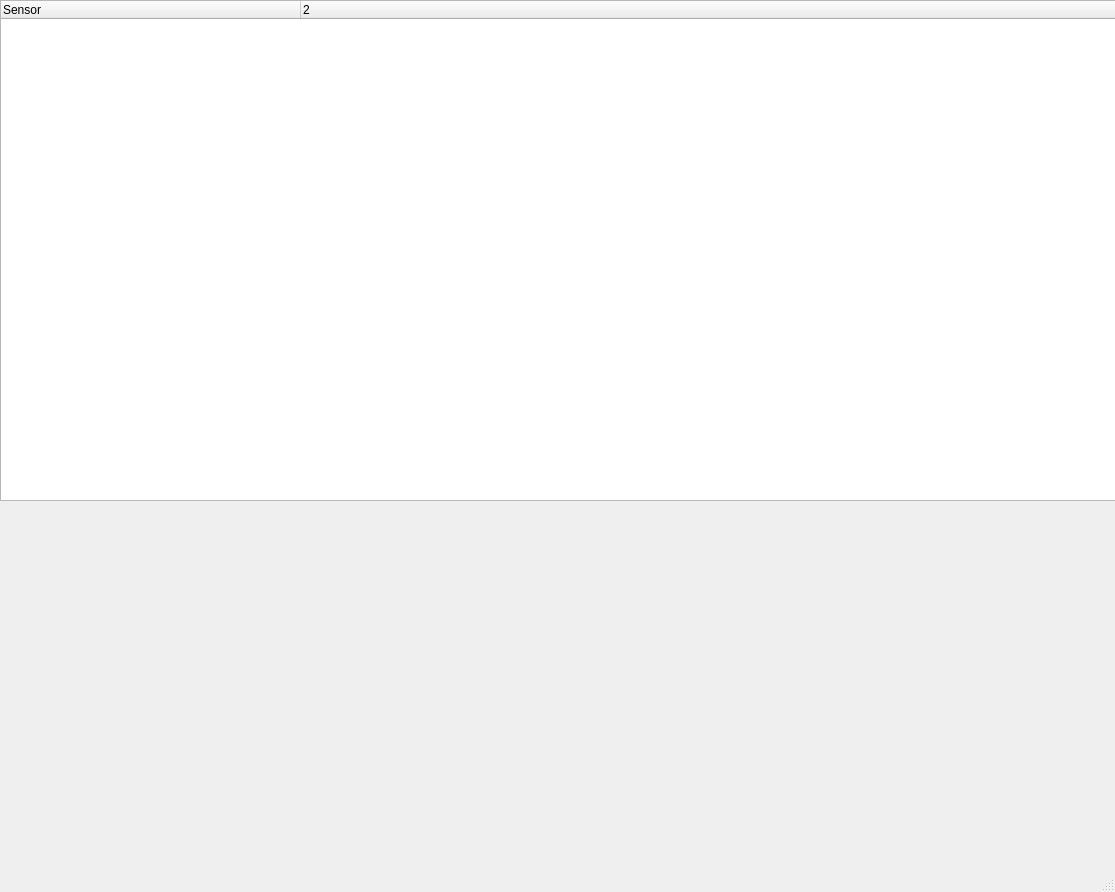
<?xml version="1.0" encoding="UTF-8"?>
<ui version="4.0">
 <class>MainWindow</class>
 <widget class="QMainWindow" name="MainWindow">
  <property name="geometry">
   <rect>
    <x>0</x>
    <y>0</y>
    <width>1115</width>
    <height>892</height>
   </rect>
  </property>
  <property name="windowTitle">
   <string>Monitor</string>
  </property>
  <widget class="QWidget" name="centralwidget">
   <widget class="QTreeWidget" name="treeWidget">
    <property name="geometry">
     <rect>
      <x>0</x>
      <y>0</y>
      <width>1121</width>
      <height>501</height>
     </rect>
    </property>
    <property name="autoExpandDelay">
     <number>0</number>
    </property>
    <property name="uniformRowHeights">
     <bool>false</bool>
    </property>
    <property name="allColumnsShowFocus">
     <bool>true</bool>
    </property>
    <property name="columnCount">
     <number>2</number>
    </property>
    <attribute name="headerDefaultSectionSize">
     <number>300</number>
    </attribute>
    <column>
     <property name="text">
      <string>Sensor</string>
     </property>
    </column>
    <column>
     <property name="text">
      <string notr="true">2</string>
     </property>
    </column>
   </widget>
   <widget class="PlotWidget" name="plotCpuWidget" native="true">
    <property name="geometry">
     <rect>
      <x>0</x>
      <y>511</y>
      <width>541</width>
      <height>361</height>
     </rect>
    </property>
   </widget>
   <widget class="PlotWidget" name="plotGpuWidget" native="true">
    <property name="geometry">
     <rect>
      <x>554</x>
      <y>511</y>
      <width>561</width>
      <height>361</height>
     </rect>
    </property>
   </widget>
  </widget>
  <widget class="QMenuBar" name="menubar">
   <property name="geometry">
    <rect>
     <x>0</x>
     <y>0</y>
     <width>1115</width>
     <height>21</height>
    </rect>
   </property>
  </widget>
  <widget class="QStatusBar" name="statusbar"/>
 </widget>
 <customwidgets>
  <customwidget>
   <class>PlotWidget</class>
   <extends>QWidget</extends>
   <header>pyqtgraph</header>
   <container>1</container>
  </customwidget>
 </customwidgets>
 <resources/>
 <connections/>
</ui>
